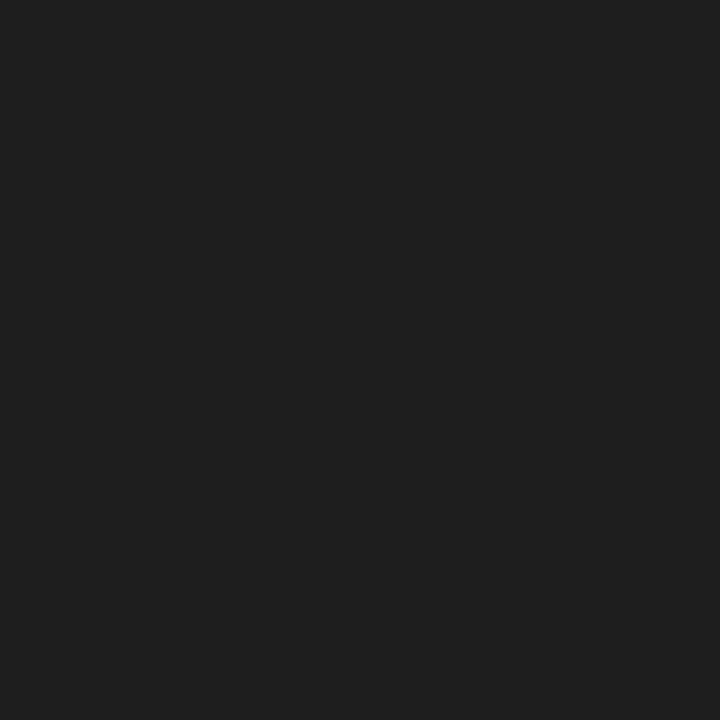
Frame 1 (no input)
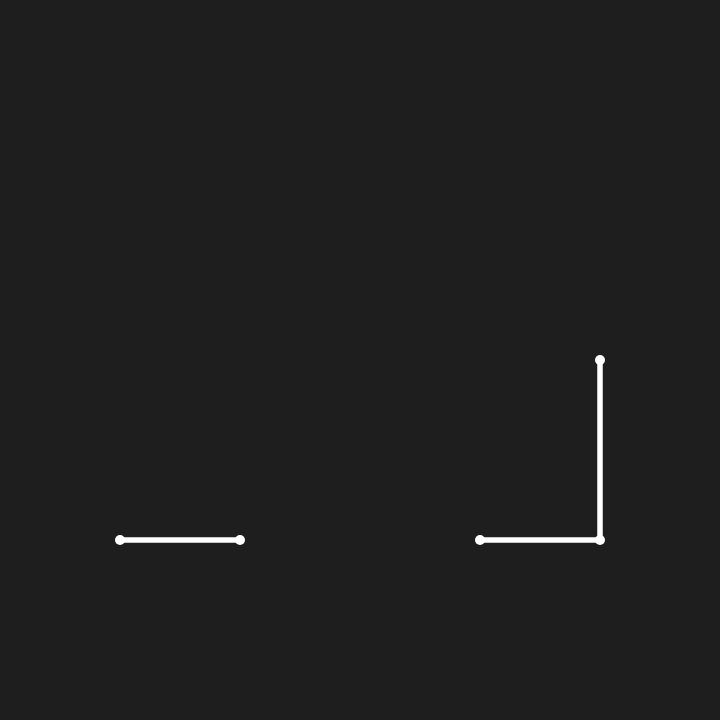
Frame 60 (no input)
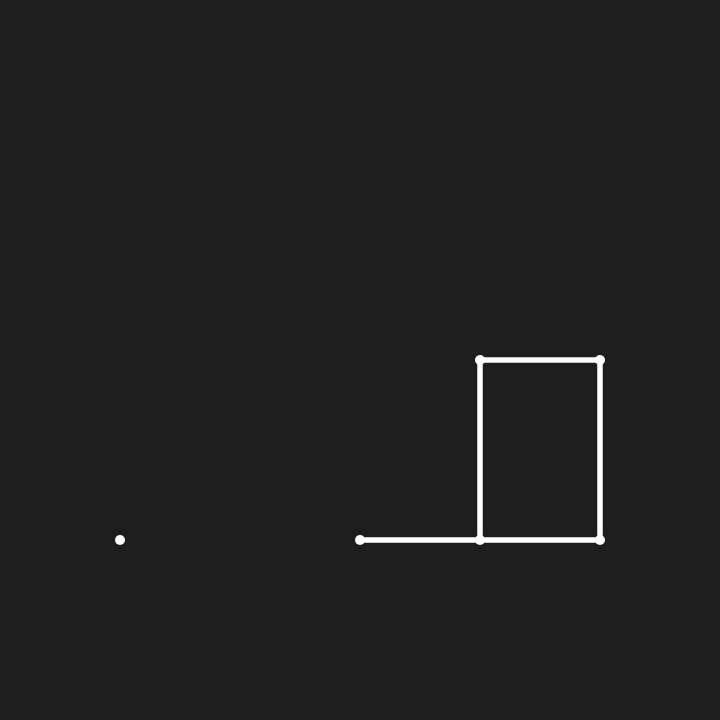
Frame 120 (the mouse pressed at the canvas centre since frame 60)

The p5.js sketch that drew these frames (run headless with seeded random() and noise() and a simulated clock; from frame 60 on, the mouse is pressed at the canvas centre):

// p5.js sketch
// ── sketch.js
let vertList;
let rows =3, cols = 5;
let counter = 0;
let max, distanceLimit;

function setup() {
  createCanvas(720, 720);
  background(30);

  max = pow(2, rows * cols);
  vertList = new Array();

  // vertList = [new Vert(createVector(width / 4, height / 4)),
  //   new Vert(createVector(width * (2 / 4), height / 4)),
  //   new Vert(createVector(width * (3 / 4), height /4))];

  for (let j = 0; j < rows; j++)
  {
    for (let k = 0; k < cols; k++)
    {
      vertList.push(new Vert(createVector(width * ((k + 1) / (cols + 1)), height * ((j + 1) / (rows + 1)))));
    }
  }

  frameRate(60);

  if (rows * cols > 4)
  {
    distanceLimit = (vertList[0].pos.dist(vertList[rows + 2].pos));
  }

}


function draw() {
  background(30);
  stroke(255);
  setActives();
  for (let i = 0; i < vertList.length; i++)
  {
    strokeWeight(10);
    if (vertList[i].active)
    {
      point(vertList[i].pos.x, vertList[i].pos.y);
      strokeWeight(5);
      for(let j = 0; j < vertList.length; j++)
      {
        if (vertList[i].pos.dist(vertList[j].pos) <= distanceLimit)
        {
          beginShape();
          vertex(vertList[i].pos.x, vertList[i].pos.y);
          if (vertList[j].active)
          {
            vertex(vertList[j].pos.x, vertList[j].pos.y);
          }
          endShape();
        }
      }
    }
  }
}

function setActives()
{
  let a = dec2bin(counter);

  while(a.length < (rows * cols))
  {
    a = "0" + a;
  }
  // print(a);

  for (let i = 0; i < vertList.length; i++)
  {
    vertList[i].active = false;
  }

  for (let i = 0; i < a.length; i++)
  {
    if (a[i] == '1')
    {
      vertList[i].active = true;
    }
  }
  counter++;

  counter = counter % max;
}

function dec2bin(dec){
  return (dec >>> 0).toString(2);
}

// ── vert.js
class Vert
{
  constructor(pos)
  {
    this.pos = pos;
    this.active = false;
  }

  randActive()
  {
    this.active = random(1) > 0.5;
  }
}
